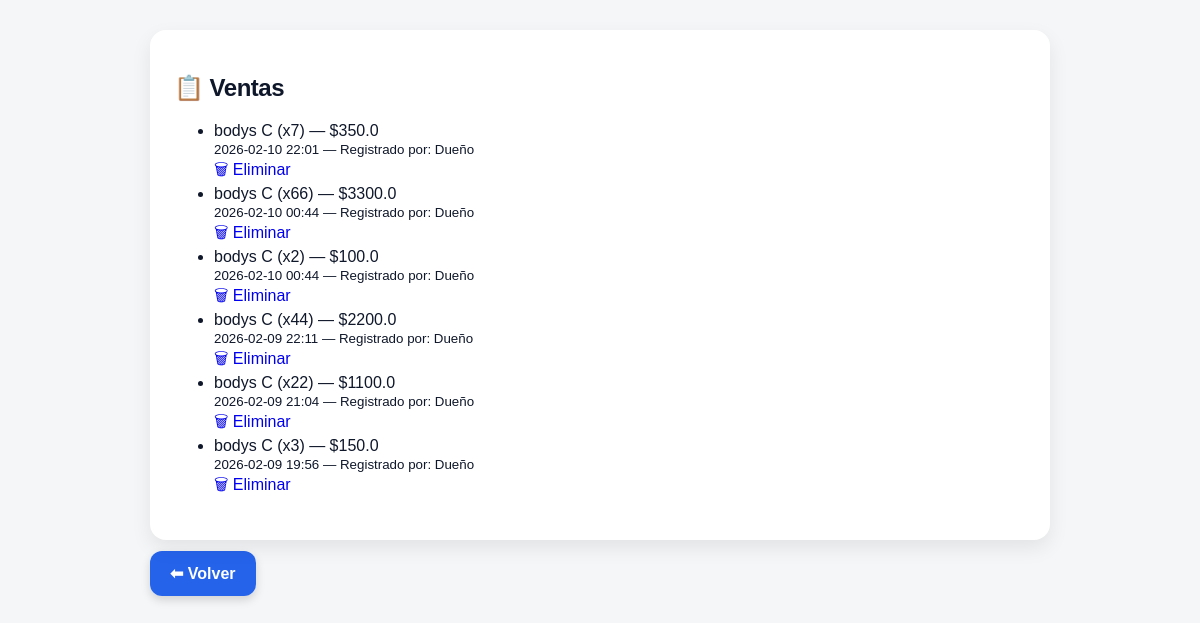
Before: /ventas (signed in) with the older database file.
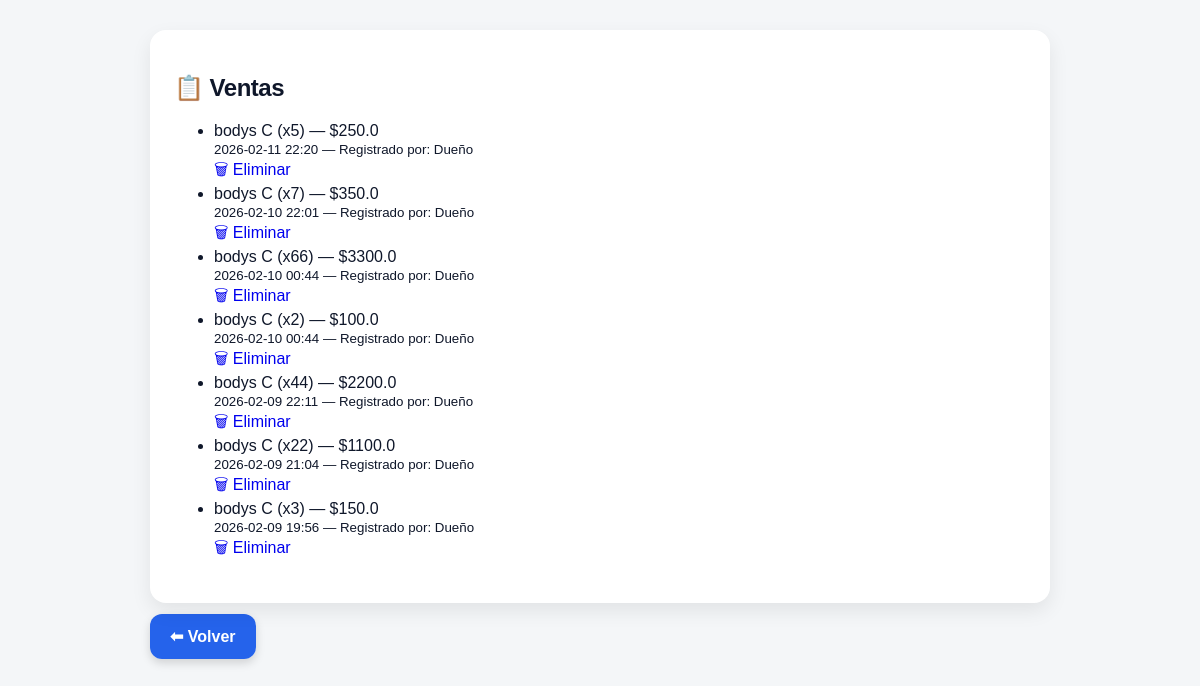
After: the same page with the newer database file.
### tables this page shows
CREATE TABLE ventas (
        id INTEGER PRIMARY KEY AUTOINCREMENT,
        producto_id INTEGER,
        cantidad INTEGER NOT NULL,
        total REAL NOT NULL,
        fecha TEXT NOT NULL,
        usuario_id INTEGER NOT NULL DEFAULT 1
    );

CREATE TABLE productos (
        id INTEGER PRIMARY KEY AUTOINCREMENT,
        nombre TEXT NOT NULL,
        precio REAL NOT NULL,
        stock INTEGER NOT NULL DEFAULT 0
    );

CREATE TABLE usuarios (
        id INTEGER PRIMARY KEY AUTOINCREMENT,
        nombre TEXT NOT NULL,
        rol TEXT NOT NULL CHECK (rol IN ('dueno','operadora')),
        activo INTEGER NOT NULL DEFAULT 1
    , password_hash TEXT, password TEXT);

### backend/app.py (the view, shortened to what this page needs)
@app.route("/ventas")
def ventas():
    if not requiere_operadora():
        return redirect("/login")
    conn = conectar()
    cursor = conn.cursor()
    if session.get("rol") == "dueno":
        cursor.execute("""
            SELECT v.id, p.nombre, v.cantidad, v.total, v.fecha, u.nombre
            FROM ventas v
            JOIN productos p ON p.id = v.producto_id
            JOIN usuarios u ON u.id = v.usuario_id
            ORDER BY v.id DESC
        """)
    ventas = cursor.fetchall()
    conn.close()
    return render_template("ventas.html", ventas=ventas)

### backend/app.py (called while the page is built)
def conectar():
    return sqlite3.connect(DB_PATH)

def requiere_operadora():
    if session.get("rol") not in ("operadora", "dueno"):
        return False
    return True

### frontend/templates/ventas.html (shortened to what this page needs)
<!DOCTYPE html>
<html lang="es">
<head>
    <link rel="stylesheet" href="/static/css/style.css">
</head>
<body>
<div class="container">
    <div class="card">
        <h2>📋 Ventas</h2>
        {% if ventas %}
            <ul>
                {% for v in ventas %}
                    <li>
                        {{ v[1] }} (x{{ v[2] }}) — ${{ v[3] }} <br>
                        <small>
                            {{ v[4] }} — Registrado por: {{ v[5] }}
                        </small>
                        {% if session["rol"] == "dueno" %}
                            <br>
                            <a href="/ventas/eliminar/{{ v[0] }}"
                            onclick="return confirm('¿Eliminar esta venta?')">
                            🗑 Eliminar
                            </a>
                        {% endif %}
                    </li>
                {% endfor %}
            </ul>
        {% else %}
            <p>No hay ventas registradas.</p>
        {% endif %}
    </div>
    <a href="/"class="btn-accion">⬅ Volver</button></a>
</div>
</body>
</html>

### frontend/static/css/style.css (style rules this page uses)
body { font-family: Arial, sans-serif; background: #f4f6f8; margin: 0; padding: 0; }
.container { max-width: 900px; margin: auto; padding: 30px; }
.btn-accion { background: #2f80ed; color: white; padding: 14px 20px; border-radius: 12px; text-decoration: none; font-weight: bold; box-shadow: 0 4px 10px rgba(0,0,0,.15); }
.card { background: #ffffff; border-radius: 16px; padding: 24px; box-shadow: 0 8px 20px rgba(0,0,0,.08); margin-bottom: 24px; }
:root { --color-primary: #2563eb; --color-primary-dark: #1d4ed8; --color-danger: #e63946; --bg-main: #f4f6f8; --text-main: #0f172a; --text-muted: #64748b; --radius-lg: 16px; --radius-md: 12px; --radius-sm: 8px; }
body { background: var(--bg-main); color: var(--text-main); }
.btn-accion, .btn-primary { background: var(--color-primary); border-radius: var(--radius-md); transition: 0.2s; }
.card, .resumen { border-radius: var(--radius-lg); }
h1, h2, h3 { color: var(--text-main); }
a { text-decoration: none; }
.card { animation: fadeUp 0.5s ease forwards; }
.card { transition: transform 0.2s ease, box-shadow 0.2s ease; }
.btn-accion { transition: transform 0.15s ease, box-shadow 0.15s ease; }
.card, .auth-card { transition: transform 0.3s ease, box-shadow 0.3s ease; }
h1, h2 { letter-spacing: -0.5px; }
body { animation: fadeUp 0.4s ease; }

Changed rows visible on the page:
added ventas: nombre "bodys C", cantidad "5", total "250.0", fecha "2026-02-11 22:20", nombre "Dueño"
